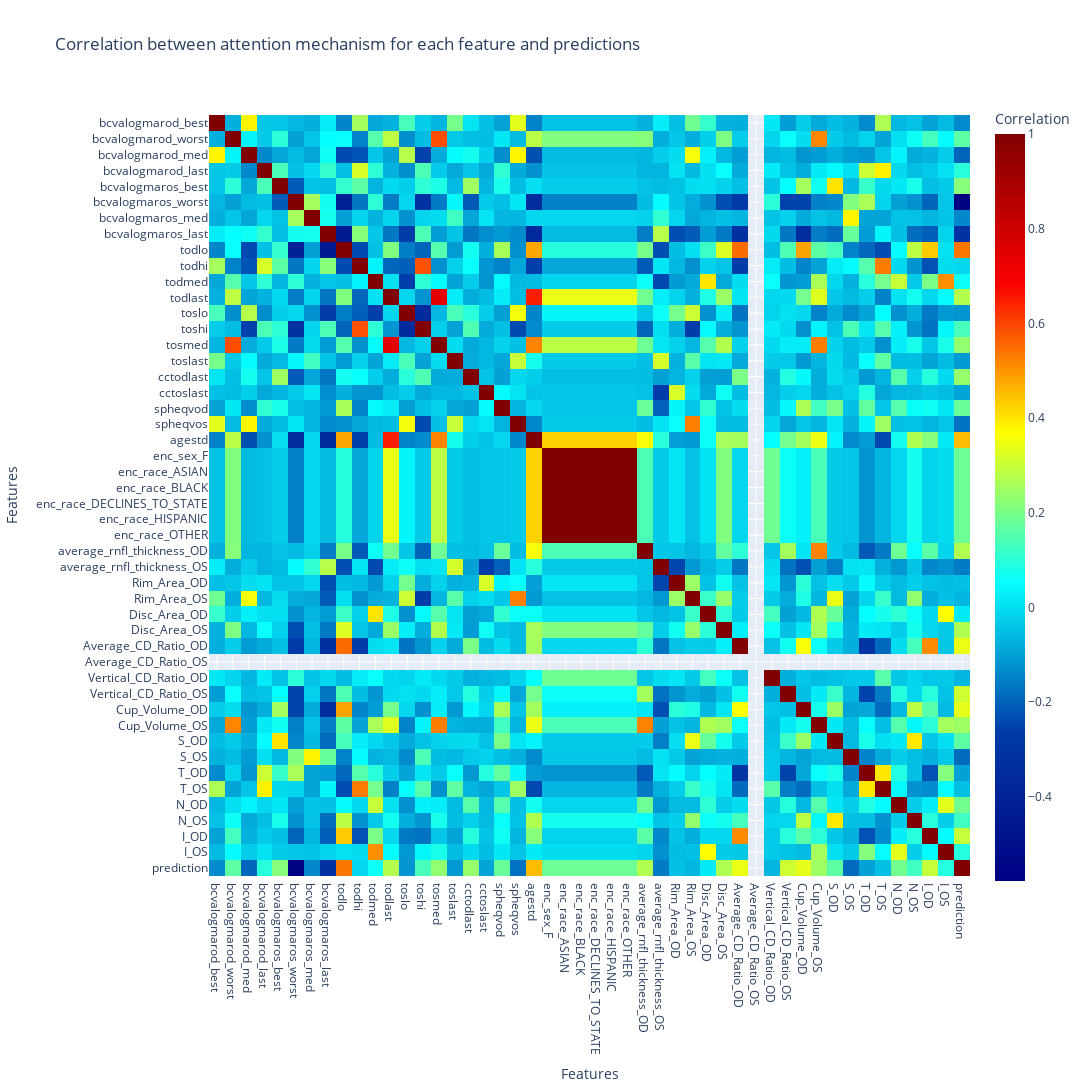

Notebook cell for this chart:
### Code cell
correlation_importance = np.corrcoef(explain_and_preds.T)
px.imshow(correlation_importance,
          labels=dict(x="Features", y="Features", color="Correlation"),
          x=features+["prediction"], y=features+["prediction"],
          title="Correlation between attention mechanism for each feature and predictions",
          color_continuous_scale='Jet',
         height=1200,
         width=1200)

### Figure 1 — Plotly figure (JSON) as saved in the notebook; plotly's stock layout.template omitted (floating-point values rounded to 4 significant figures; data arrays with more than 128 entries replaced by an {"elided": "..."} marker saying what was removed)
{"data": [{"coloraxis": "coloraxis", "hovertemplate": "Features: %{x}<br>Features: %{y}<br>Correlation: %{z}<extra></extra>", "name": "0", "type": "heatmap", "x": ["bcvalogmarod_best", "bcvalogmarod_worst", "bcvalogmarod_med", "bcvalogmarod_last", "bcvalogmaros_best", "bcvalogmaros_worst", "bcvalogmaros_med", "bcvalogmaros_last", "todlo", "todhi", "todmed", "todlast", "toslo", "toshi", "tosmed", "toslast", "cctodlast", "cctoslast", "spheqvod", "spheqvos", "agestd", "enc_sex_F", "enc_race_ASIAN", "enc_race_BLACK", "enc_race_DECLINES_TO_STATE", "enc_race_HISPANIC", "enc_race_OTHER", "average_rnfl_thickness_OD", "average_rnfl_thickness_OS", "Rim_Area_OD", "Rim_Area_OS", "Disc_Area_OD", "Disc_Area_OS", "Average_CD_Ratio_OD", "Average_CD_Ratio_OS", "Vertical_CD_Ratio_OD", "Vertical_CD_Ratio_OS", "Cup_Volume_OD", "Cup_Volume_OS", "S_OD", "S_OS", "T_OD", "T_OS", "N_OD", "N_OS", "I_OD", "I_OS", "prediction"], "xaxis": "x", "y": ["bcvalogmarod_best", "bcvalogmarod_worst", "bcvalogmarod_med", "bcvalogmarod_last", "bcvalogmaros_best", "bcvalogmaros_worst", "bcvalogmaros_med", "bcvalogmaros_last", "todlo", "todhi", "todmed", "todlast", "toslo", "toshi", "tosmed", "toslast", "cctodlast", "cctoslast", "spheqvod", "spheqvos", "agestd", "enc_sex_F", "enc_race_ASIAN", "enc_race_BLACK", "enc_race_DECLINES_TO_STATE", "enc_race_HISPANIC", "enc_race_OTHER", "average_rnfl_thickness_OD", "average_rnfl_thickness_OS", "Rim_Area_OD", "Rim_Area_OS", "Disc_Area_OD", "Disc_Area_OS", "Average_CD_Ratio_OD", "Average_CD_Ratio_OS", "Vertical_CD_Ratio_OD", "Vertical_CD_Ratio_OS", "Cup_Volume_OD", "Cup_Volume_OS", "S_OD", "S_OS", "T_OD", "T_OS", "N_OD", "N_OS", "I_OD", "I_OS", "prediction"], "yaxis": "y", "z": {"elided": "48x48 float values"}}], "layout": {"coloraxis": {"colorbar": {"title": {"text": "Correlation"}}, "colorscale": [[0, "rgb(0,0,131)"], [0.2, "rgb(0,60,170)"], [0.4, "rgb(5,255,255)"], [0.6, "rgb(255,255,0)"], [0.8, "rgb(250,0,0)"], [1, "rgb(128,0,0)"]]}, "height": 1200, "title": {"text": "Correlation between attention mechanism for each feature and predictions"}, "width": 1200, "xaxis": {"anchor": "y", "autorange": true, "constrain": "domain", "domain": [0, 1], "range": [-0.5, 47.5], "scaleanchor": "y", "title": {"text": "Features"}, "type": "category"}, "yaxis": {"anchor": "x", "autorange": true, "constrain": "domain", "domain": [0.01088, 0.9891], "range": [47.5, -0.5], "title": {"text": "Features"}, "type": "category"}}}
